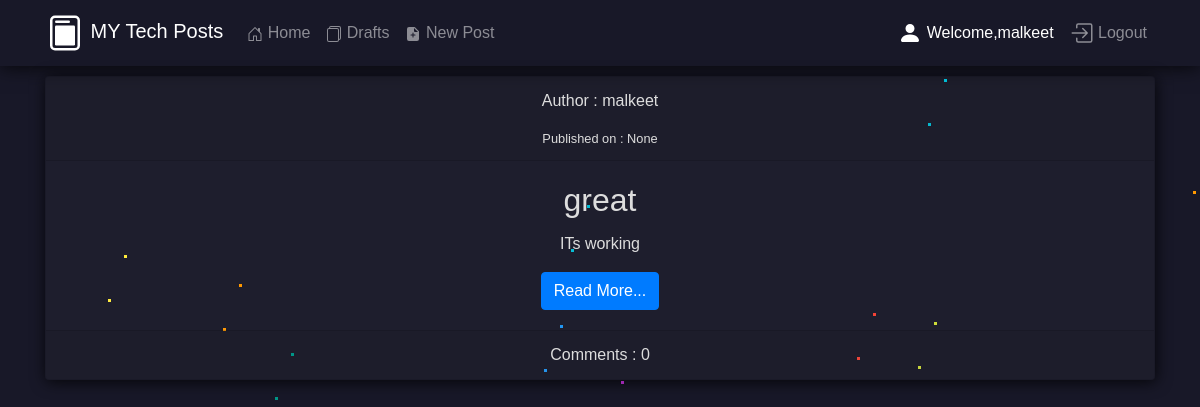
The app's page /blog/drafts/ (signed in) with its own data.
### blog/models.py (models this page shows, shortened)
class Post(models.Model):
    author = models.ForeignKey('auth.user',on_delete=models.CASCADE)
    title = models.CharField(max_length=256)
    text = models.TextField()
    date_created = models.DateTimeField(auto_now_add=True)
    date_posted = models.DateTimeField(blank=True,null=True)
    def approved_comments(self):
        return self.comments.filter(approved_comment=True)

### blog/views.py (the view)
# urls.py: path('drafts/',views.Drafts.as_view(),name='drafts'),
class Drafts(LoginRequiredMixin,ListView):
    model = Post
    def get_queryset(self):
        return Post.objects.filter(date_posted__isnull=True).filter(author__exact=self.request.user).order_by('-date_created')

### blog/templates/blog/post_list.html (shortened to what this page needs)
{% extends 'blog/base.html' %}
{% block body_block %}
{% for post in post_list %}
    <div>
        <div class="post card mycard text-center">
        <div class="card-header">
        <p>Author : {{post.author}}</p>
        <small>Published on : {{post.date_posted}}</small></footer>
        </div>
        <div class="card-body">
            <h2 class="card-title">{{post.title}}</h2>
            <p class="card-text">{{post.text}}</p>
            <a href="{% url 'blog:postdetail' pk=post.pk %}" class="btn btn-primary">Read More...</a>
        </div>
        <div class="card-footer">Comments : {{post.approved_comments.count}}</div>
    </div>
{% endfor %}
{% endblock body_block %}

### blog/templates/blog/base.html (shortened to what this page needs)
<!DOCTYPE html>
<html lang="en">
{% load static %}
<head>
    <link rel="stylesheet" href="https://stackpath.bootstrapcdn.com/bootstrap/4.5.0/css/bootstrap.min.css"
>
    <link rel="stylesheet" href="{% static 'style.css' %}">
    <link rel="stylesheet" href="{% static 'imported.css' %}">
</head>
<body>
    <nav class="mynav navbar sticky-top navbar-expand-lg navbar-dark">
        <div class="container">
            <a class="navbar-brand" href="{% url 'blog:postlist' %}">
                MY Tech Posts
            </a>
            <div class="collapse navbar-collapse" id="navbarSupportedContent">
                <ul class="navbar-nav mr-auto">
                    <li class="nav-item">
                        <a class="nav-link" href="{% url 'home' %}">
                            Home
                        </a>
                    </li>
                    <li class="nav-item">
                        <a class="nav-link" href="{% url 'blog:drafts' %}">
                            Drafts
                        </a>
                    </li>
                    {% if user.is_authenticated %}
                    <li class="nav-item">
                        <a class="nav-link" href="{% url 'blog:postcreate' %}">
                            New Post
                        </a>
                    </li>
                    {% endif %}
                </ul>
                <ul class="navbar-nav  my-2 my-lg-0">
                    {% if user.is_authenticated %}
                    <li class="nav-item">
                        <a class="nav-link active disabled" href="/">
                            <svg width="1.5em" height="1.5em" viewBox="0 0 16 16" class="bi bi-person-fill"
                                fill="currentColor" xmlns="http://www.w3.org/2000/svg">
                                <path fill-rule="evenodd"
                                    d="M3 14s-1 0-1-1 1-4 6-4 6 3 6 4-1 1-1 1H3zm5-6a3 3 0 1 0 0-6 3 3 0 0 0 0 6z" />
                            </svg>
                            Welcome,{{user.username}}</a>
                    </li>
                    <li class="nav-item">
                        <a class="nav-link" href="{% url 'logout' %}">
                            Logout</a>
                    </li>
                    {% endif %}
                </ul>
            </div>
        </div>
        <div class="starsec"></div>
        <div class="starthird"></div>
        <div class="starfourth"></div>
    </nav>
    <div class="margin-body">
        <div>
            <div class="starsec"></div>
            <div class="starthird"></div>
            <div class="starfourth"></div>
        </div>
        <div class="container">
            {% block body_block %}{% endblock body_block %}
        </div>
</body>
</html>

### blog/static/style.css (style rules this page uses)
body { color: #ddd; }
.mynav { margin-bottom: 10px ; background-image:url("https://1.bp.blogspot.com/-Fo3iRt97ZXY/XvSG4EMwi0I/AAAAAAAAVEo/mrApRTcVVRk1m-fX9K-ffNwRUXlHUocdwCLcBGAsYHQ/s1600/h.jpg");; box-shadow: 0px 1px 18px rgba(0, 0, 0, 0.795); }
html { height: 100%; }
body { margin:0; padding:0; font-family: sans-serif; }
.mycard { box-shadow: 1px 2px 15px rgba(0, 0, 0, 0.795); background-color: rgba(255, 255, 255, 0.027); margin-bottom: 15px; }

### records on screen
Post: author "malkeet", date_posted "None", title "great", text "ITs working", approved_comments.count "0"

### other values on screen
{{ user.username }} "malkeet"
